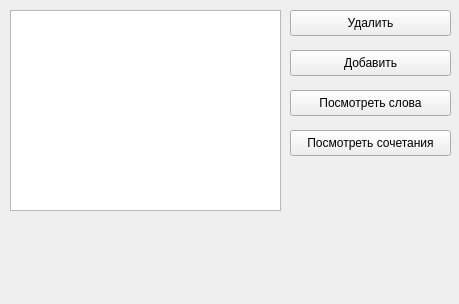
<?xml version="1.0" encoding="UTF-8"?>
<ui version="4.0">
 <class>Form</class>
 <widget class="QWidget" name="Form">
  <property name="geometry">
   <rect>
    <x>0</x>
    <y>0</y>
    <width>459</width>
    <height>304</height>
   </rect>
  </property>
  <property name="windowTitle">
   <string>Form</string>
  </property>
  <widget class="QTableWidget" name="table">
   <property name="geometry">
    <rect>
     <x>10</x>
     <y>10</y>
     <width>271</width>
     <height>201</height>
    </rect>
   </property>
  </widget>
  <widget class="QPushButton" name="del_btn">
   <property name="geometry">
    <rect>
     <x>290</x>
     <y>10</y>
     <width>161</width>
     <height>26</height>
    </rect>
   </property>
   <property name="text">
    <string>Удалить</string>
   </property>
  </widget>
  <widget class="QPushButton" name="add_btn">
   <property name="geometry">
    <rect>
     <x>290</x>
     <y>50</y>
     <width>161</width>
     <height>26</height>
    </rect>
   </property>
   <property name="text">
    <string>Добавить</string>
   </property>
  </widget>
  <widget class="QPushButton" name="words_btn">
   <property name="geometry">
    <rect>
     <x>290</x>
     <y>90</y>
     <width>161</width>
     <height>26</height>
    </rect>
   </property>
   <property name="text">
    <string>Посмотреть слова</string>
   </property>
  </widget>
  <widget class="QPushButton" name="colls_btn">
   <property name="geometry">
    <rect>
     <x>290</x>
     <y>130</y>
     <width>161</width>
     <height>26</height>
    </rect>
   </property>
   <property name="text">
    <string>Посмотреть сочетания</string>
   </property>
  </widget>
 </widget>
 <resources/>
 <connections/>
</ui>
